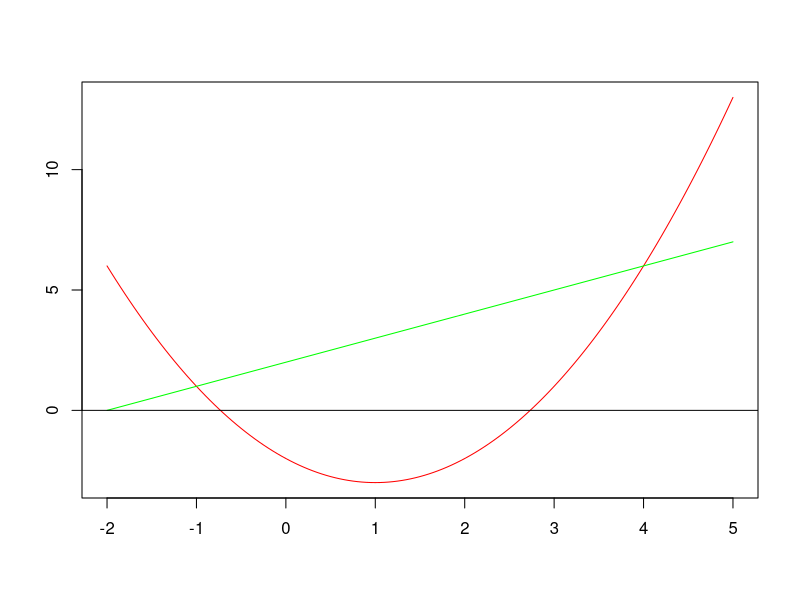
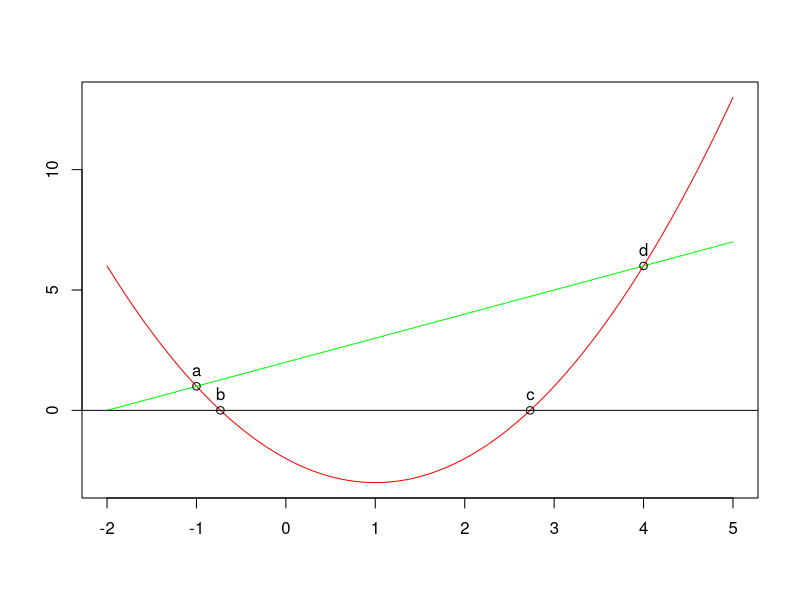

Reproduce these figures in R, in order.
## ---- chunk 1
knitr::opts_chunk$set(echo = TRUE)
## ---- chunk 2
func_3 <- function(x)
{
  2 * x - 9
}
integrate(func_3, lower = 4.5, upper = 8.5)
## ---- chunk 3
library(pracma)

# Define the  function
integrand <- function(x) { (x + 2) - (x^2 - 2*x - 2) }

# Calculate the integral from x = -1 to x = 4
area <- integral(integrand, -1, 4)
area
## ---- chunk 4
eq1 <- function(x) x^2-2*x-2
eq2 <- function(x) x+2

min <- -2
max <- 5
x1 <- seq(min, max, 0.05)
plot(x1, eq1(x1), type='l', col="red", 
     xlab="", ylab="")
lines(x1, eq2(x1), col="green")
abline(h=0)


## ---- chunk 5
roots <- polyroot(c(-2, -2, 1))

## ---- chunk 6
intersection <- polyroot(c(-4, -3, 1))

Xs <- c(intersection[1], roots, intersection[2])
Xs
## ---- chunk 7
Xs <- c(intersection[1], roots, intersection[2])
Xs
## ---- chunk 8
plot(x1, eq1(x1), type='l', col="red", 
     xlab="", ylab="")
lines(x1, eq2(x1), col="green")
points(Xs, eq1(Xs))
text(Xs, eq1(Xs), labels = c("a","b","c","d"), pos = 3)
abline(h=0)

## ---- chunk 9
# Find individual parts
a1 <- integrate(eq2, lower=Xs[1], upper=Xs[4])
a2 <- integrate(eq1, lower=Xs[1], upper=Xs[2])
a3 <- integrate(eq1, lower=Xs[3], upper=Xs[4])
a4 <- integrate(eq1, lower=Xs[2], upper=Xs[3])

# Combining all we will find the following 
area <- a1$value-a2$value-a3$value-a4$value
area
